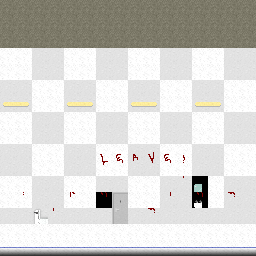

This is a level from a 2D game, rendered from its Tiled map with the project's own tilesets. A one-line summary and the complete map file follow:
An orthogonal 16x16 tile map with 16x16 px tiles, 3 tile layers (Tile Layer 1, Tile Layer 3, Tile Layer 2), 5 tilesets.

<map version="1.9" tiledversion="1.9.2" orientation="orthogonal" renderorder="right-down" width="16" height="16" tilewidth="16" tileheight="16" infinite="0" nextlayerid="4" nextobjectid="1">
 <tileset firstgid="1" name="Main" tilewidth="16" tileheight="16" tilecount="1850" columns="50">
  <image source="horror_sidescroller_assets/tileset.png" width="800" height="600" />
 </tileset>
 <tileset firstgid="1851" name="Bath" tilewidth="16" tileheight="16" tilecount="1" columns="1">
  <image source="horror_sidescroller_assets/standalone_assets/commode.png" width="21" height="19" />
 </tileset>
 <tileset firstgid="1852" name="Door" tilewidth="16" tileheight="16" tilecount="2" columns="1">
  <image source="horror_sidescroller_assets/standalone_assets/door.png" width="18" height="32" />
 </tileset>
 <tileset firstgid="1854" name="Mirror" tilewidth="10" tileheight="10" tilecount="2" columns="1">
  <image source="horror_sidescroller_assets/standalone_assets/bathroom_mirror.png" width="15" height="21" />
 </tileset>
 <tileset firstgid="1856" name="Sink" tilewidth="10" tileheight="10" tilecount="2" columns="1">
  <image source="horror_sidescroller_assets/standalone_assets/bathroom_sink.png" width="14" height="20" />
 </tileset>
 <layer id="1" name="Tile Layer 1" width="16" height="16">
  <data encoding="csv">
1,1,1,1,1,1,1,1,1,1,1,1,1,1,1,1,
1,1,1,1,1,1,1,1,1,1,1,1,1,1,1,1,
1,1,1,1,1,1,1,1,1,1,1,1,1,1,1,1,
4,4,3,3,4,4,3,3,4,4,3,3,4,4,3,3,
4,4,3,3,4,4,3,3,4,4,3,3,4,4,3,3,
3,3,4,4,3,3,4,4,3,3,4,4,3,3,4,4,
3,3,4,4,3,3,4,4,3,3,4,4,3,3,4,4,
4,4,3,3,4,4,3,3,4,4,3,3,4,4,3,3,
4,4,3,3,4,4,3,3,4,4,3,3,4,4,3,3,
3,3,4,4,3,3,4,4,3,3,4,4,3,3,4,4,
3,3,4,4,3,3,4,4,3,3,4,4,3,3,4,4,
4,4,3,3,4,4,3,3,4,4,3,3,1854,4,3,3,
4,4,3,3,4,4,57,1852,4,4,3,3,1856,4,3,3,
3,3,3,3,3,3,3,1853,3,3,3,3,3,3,3,3,
4,4,4,4,4,4,4,4,4,4,4,4,4,4,4,4,
360,360,360,360,360,360,360,360,360,360,360,360,360,360,360,360
</data>
 </layer>
 <layer id="3" name="Tile Layer 3" width="16" height="16">
  <data encoding="csv">
0,0,0,0,0,0,0,0,0,0,0,0,0,0,0,0,
0,0,0,0,0,0,0,0,0,0,0,0,0,0,0,0,
0,0,0,0,0,0,0,0,0,0,0,0,0,0,0,0,
0,0,0,0,0,0,0,0,0,0,0,0,0,0,0,0,
0,0,0,0,0,0,0,0,0,0,0,0,0,0,0,0,
0,0,0,0,0,0,0,0,0,0,0,0,0,0,0,0,
0,0,0,0,0,0,0,0,0,0,0,0,0,0,0,0,
0,0,0,0,0,0,0,0,0,0,0,0,0,0,0,0,
0,0,0,0,0,0,0,0,0,0,0,0,0,0,0,0,
0,0,0,0,0,0,18,11,7,28,11,15,0,0,0,0,
0,0,0,0,0,0,68,61,57,78,61,59,0,0,0,0,
0,0,0,0,0,0,0,0,0,0,0,60,0,0,0,0,
0,59,0,0,67,0,64,59,0,0,63,0,64,0,73,0,
0,0,0,70,0,0,0,0,0,73,0,0,0,0,0,0,
0,0,0,0,0,0,0,0,0,0,0,0,0,0,0,0,
0,0,0,0,0,0,0,0,0,0,0,0,0,0,0,0
</data>
 </layer>
 <layer id="2" name="Tile Layer 2" width="16" height="16">
  <data encoding="csv">
0,0,0,0,0,0,0,0,0,0,0,0,0,0,0,0,
0,0,0,0,0,0,0,0,0,0,0,0,0,0,0,0,
0,0,0,0,0,0,0,0,0,0,0,0,0,0,0,0,
0,0,0,0,0,0,0,0,0,0,0,0,0,0,0,0,
0,0,0,0,0,0,0,0,0,0,0,0,0,0,0,0,
0,0,0,0,0,0,0,0,0,0,0,0,0,0,0,0,
107,108,0,0,107,108,0,0,107,108,0,0,107,108,0,0,
0,0,0,0,0,0,0,0,0,0,0,0,0,0,0,0,
0,0,0,0,0,0,0,0,0,0,0,0,0,0,0,0,
0,0,0,0,0,0,0,0,0,0,0,0,0,0,0,0,
0,0,0,0,0,0,0,0,0,0,0,0,0,0,0,0,
0,0,0,0,0,0,0,0,0,0,0,0,0,0,0,0,
0,0,0,0,0,0,0,1852,0,0,0,0,0,0,0,0,
0,0,1851,0,0,0,0,1853,0,0,0,0,0,0,0,0,
0,0,0,0,0,0,0,0,0,0,0,0,0,0,0,0,
0,0,0,0,0,0,0,0,0,0,0,0,0,0,0,0
</data>
 </layer>
</map>
